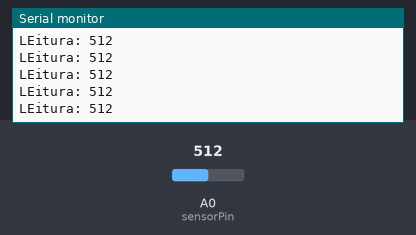
A sketch run on a simulated Arduino Uno, built with avr-gcc and run on an emulated ATmega328P. Shown: the last lines printed to the serial monitor. The test bench sets the inputs (shaded band); at power-on: A0 (sensorPin) = 512.

Above: at 1.2 s.
1.3 s: A0 (sensorPin) set to 264
At 2.0 s:
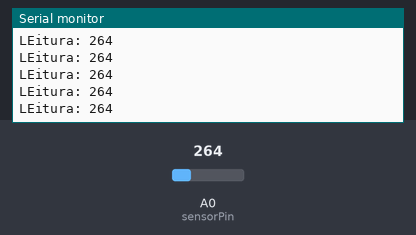
4.3 s: A0 (sensorPin) set to 233
At 4.9 s:
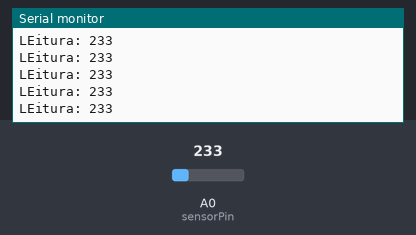
7.3 s: A0 (sensorPin) set to 984
At 8.2 s:
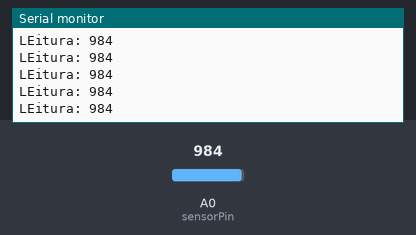
8.8 s: A0 (sensorPin) set to 1014
At 9.4 s:
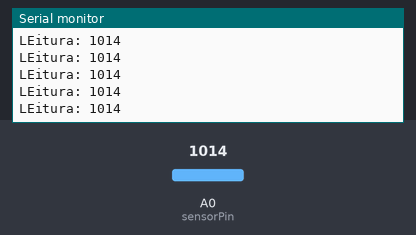
Timing chart, 0 to 11.3 s (numbered marks = the images above; inputs shaded):
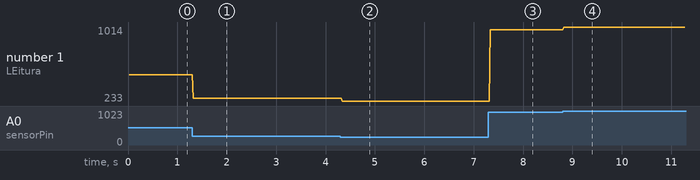

The sketch:

TesteDivisorTensao2.ino
```cpp
#define BOTAO_VERM_INF 750
#define BOTAO_VERM_SUP 850
#define BOTAO_AZUL_INF 510
#define BOTAO_AZUL_SUP 681
#define BOTAO_PRET_INF 320
#define BOTAO_PRET_SUP 435
#define BOTAO_AMAR_INF 190
#define BOTAO_AMAR_SUP 250
#define SEM_BOTAO_INF 0
#define SEM_BOTAO_SUP 150 // Estou exagerando aqui!!

// Definindo as saidas dos botoes
#define SEM_BOT 0
#define BOTAO_1 1
#define BOTAO_2 2
#define BOTAO_3 3
#define BOTAO_4 4
#define BOTAO_ERR 255

/*
Resistores Usados no Divisor: 3k9 (pode trocar para valores maiores para baixar a corrente)
Resistor usado para pull-down: 100k (mais estavel que o anterior de 1M)

 		Média			Min	Max
 Botao Vermelho	795	                738     802
 Botao Azul	588  	                580	596
 Botao preto	390			363	425
 Botao amarelo	196	                190	204
 Sem botao	22,0412844036697	62	0


 Medicao:
 Analog Input: Azul

 Alimentacao:
 Fio Gnd: Preto
 Fio 5+: Vermelho

 */


int sensorPin = A0;    // select the input pin for the potentiometer
//int sensorValue = 0;  // variable to store the value coming from the sensor
byte  estadoLeituraAtual = 0;
byte estadoLeituraAnterior = 0;

String valorLido;

byte leBotoes(int sPin) {

  int sensorValue = analogRead(sPin);
  delay(20);
  Serial.println("LEitura: " + String(sensorValue));

  if ((sensorValue >= SEM_BOTAO_INF) && (sensorValue <= SEM_BOTAO_SUP)) {
    return SEM_BOT;
  }
  else if ((sensorValue >= BOTAO_VERM_INF) && (sensorValue <= BOTAO_VERM_SUP)) {
    return BOTAO_1;
  }
  else if ((sensorValue >= BOTAO_AZUL_INF) && (sensorValue <= BOTAO_AZUL_SUP)) {
    return BOTAO_2;
  }
  else if ((sensorValue >= BOTAO_PRET_INF) && (sensorValue <= BOTAO_PRET_SUP)) {
    return BOTAO_3;
  }
  else if ((sensorValue >= BOTAO_AMAR_INF) && (sensorValue <= BOTAO_AMAR_SUP)) {
    return BOTAO_4;
  }
  else if (sensorValue > BOTAO_VERM_SUP) {
    return BOTAO_ERR;
  }
  return BOTAO_ERR;

}


void setup() {

  Serial.begin(9600);

}

void loop() {
  // read the value from the sensor:

  estadoLeituraAtual = leBotoes(sensorPin);
  switch (estadoLeituraAtual) {
  case BOTAO_1:
    valorLido = "VERMELHO";
    break;
  case BOTAO_2:
    valorLido = "AZUL";
    break;
  case BOTAO_3:
    valorLido = "PRETO";
    break;
  case BOTAO_4:
    valorLido = "AMARELO";
    break;
  case SEM_BOT:
    valorLido = "";
    break;
  default:
    valorLido = "ERRO";
  }


  if (estadoLeituraAnterior != estadoLeituraAtual && (estadoLeituraAtual != BOTAO_ERR)) {
   if ((estadoLeituraAtual != SEM_BOT)) {
      Serial.println("Botao pressionado: " + valorLido);
   }
    estadoLeituraAnterior = estadoLeituraAtual;
  }
}
```

Measured:
- after the input at 1.3 s, the serial monitor: prints a new line at once (image 1)
- after the input at 4.3 s, the serial monitor: prints a new line at once (image 2)
- after the input at 7.3 s, the serial monitor: prints a new line at once (image 3)
- after the input at 8.8 s, the serial monitor: prints a new line at once (image 4)
- plotted number 1: 512 → 264 after the input at 1.3 s, 264 → 233 after the input at 4.3 s, 233 → 984 after the input at 7.3 s, 984 → 1014 after the input at 8.8 s
